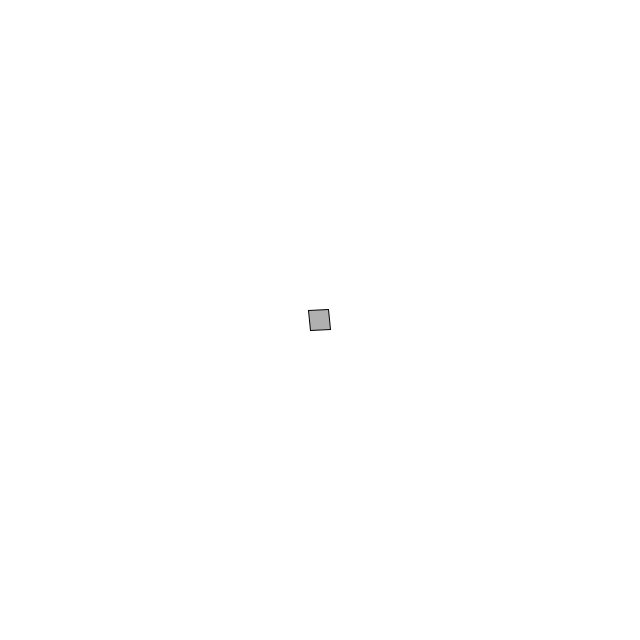
Frame 1 (no input)
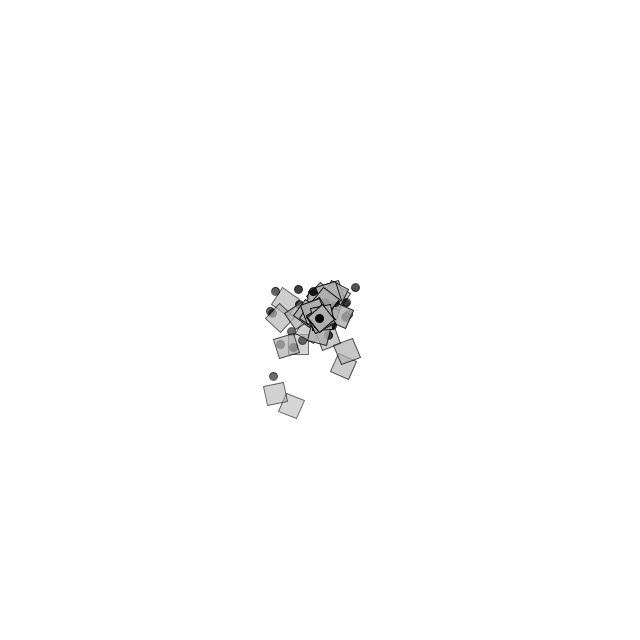
Frame 60 (the mouse pressed at the canvas centre just before this capture)
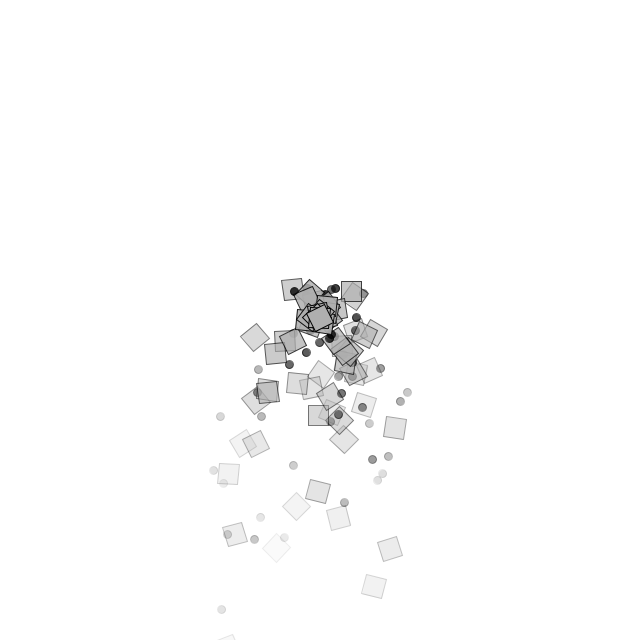
Frame 120 (the mouse held since frame 60 and released just before this capture)

The Processing sketch that drew these frames (run headless with seeded random() and noise(); from frame 60 on, the mouse is pressed at the canvas centre):

// Processing sketch: E4_7PartsWInheritance
// ── E4_7PartsWInheritance.pde
ParticleSystem ps;

void setup(){
  size(640, 640);
  background(255);
  ps = new ParticleSystem(new PVector(width/2, height/2));
}

void draw(){
  background(255);
  ps.run();
}
// ── Particle.pde
class Particle{
  PVector location, velocity, acceleration;
  float lifespan;
  Particle(PVector l){
    lifespan = 255;
    acceleration = new PVector(0, 0.05);
    velocity = new PVector(random(-1, 1), random(-2, 0));
    location = l.get();
  }
  
  void run(){
      update();
      display();
    }
    
    void update(){
      velocity.add(acceleration);
      location.add(velocity);
      lifespan-=2;
    }
    
    void display(){
      fill(0, lifespan);
      ellipse(location.x, location.y, 8, 8);
    }
}

class Confetti extends Particle{
  float angle, aVel, aAcc;
  Confetti(PVector l){
    super(l);
    angle = random(TWO_PI);
    aVel = 0;
    aAcc = 0;
 
  }
  
  void update(){
    super.update();
    aAcc = velocity.mag()/1000;
    aVel+=aAcc;
    angle+=aVel;
    
  }
  
  
  
  void display(){
    rectMode(CENTER);
    fill(175, lifespan);
    stroke(0, lifespan);
    pushMatrix();
      translate(location.x, location.y);
      rotate(angle);
      rect(0,0, 20, 20);
    popMatrix();
  }
}
// ── ParticleSystem.pde
import java.util.Iterator;

class ParticleSystem{
  PVector origin;
  
  ArrayList<Particle> particles;
  
  ParticleSystem(PVector l){
    origin = l.get();
    particles = new ArrayList<Particle>();
  }
  
  void addParticle(){
    float r = random(1);
    if( r < .5){ particles.add(new Particle(origin));}
    else{particles.add(new Confetti(origin));}
  }
  
  void run(){
    addParticle();
    Iterator<Particle> it = particles.iterator();
    
    while(it.hasNext()){
      Particle p = it.next();
      p.run();
    }
  }
}
